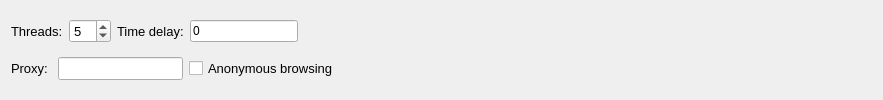
          <widget class="QWidget" name="tab_25">
           <attribute name="title">
            <string>Connection  options</string>
           </attribute>
           <layout class="QGridLayout" name="gridLayout_23">
            <item row="0" column="0">
             <widget class="QLabel" name="label_6">
              <property name="font">
               <font>
                <pointsize>10</pointsize>
                <weight>50</weight>
                <bold>false</bold>
               </font>
              </property>
              <property name="text">
               <string>Threads:</string>
              </property>
             </widget>
            </item>
            <item row="0" column="1">
             <widget class="QSpinBox" name="threadSpin">
              <property name="font">
               <font>
                <pointsize>10</pointsize>
                <weight>50</weight>
                <bold>false</bold>
               </font>
              </property>
              <property name="toolTip">
               <string>&lt;html&gt;&lt;head&gt;&lt;meta name=&quot;qrichtext&quot; content=&quot;1&quot; /&gt;&lt;style type=&quot;text/css&quot;&gt;
p, li { white-space: pre-wrap; }
&lt;/style&gt;&lt;/head&gt;&lt;body style=&quot; font-family:'Lucida Grande'; font-size:13pt; font-weight:400; font-style:normal;&quot;&gt;
&lt;p style=&quot; margin-top:0px; margin-bottom:0px; margin-left:0px; margin-right:0px; -qt-block-indent:0; text-indent:0px;&quot;&gt;&lt;span style=&quot; font-size:10pt;&quot;&gt;This will set how many threads the fuzzer will use in the attack. 15 is a good number , very fast, but 5 is safer.&lt;/span&gt;&lt;/p&gt;&lt;/body&gt;&lt;/html&gt;</string>
              </property>
              <property name="minimum">
               <number>1</number>
              </property>
              <property name="maximum">
               <number>50</number>
              </property>
              <property name="value">
               <number>5</number>
              </property>
             </widget>
            </item>
            <item row="0" column="4">
             <spacer name="horizontalSpacer">
              <property name="orientation">
               <enum>Qt::Horizontal</enum>
              </property>
              <property name="sizeHint" stdset="0">
               <size>
                <width>568</width>
                <height>22</height>
               </size>
              </property>
             </spacer>
            </item>
            <item row="1" column="0" colspan="5">
             <layout class="QHBoxLayout" name="_2">
              <item>
               <widget class="QLabel" name="label_58">
                <property name="font">
                 <font>
                  <pointsize>10</pointsize>
                  <weight>50</weight>
                  <bold>false</bold>
                 </font>
                </property>
                <property name="toolTip">
                 <string>&lt;!DOCTYPE HTML PUBLIC &quot;-//W3C//DTD HTML 4.0//EN&quot; &quot;http://www.w3.org/TR/REC-html40/strict.dtd&quot;&gt;
&lt;html&gt;&lt;head&gt;&lt;meta name=&quot;qrichtext&quot; content=&quot;1&quot; /&gt;&lt;style type=&quot;text/css&quot;&gt;
p, li { white-space: pre-wrap; }
&lt;/style&gt;&lt;/head&gt;&lt;body style=&quot; font-family:'Lucida Grande'; font-size:10pt; font-weight:400; font-style:normal;&quot;&gt;
&lt;p style=&quot; margin-top:0px; margin-bottom:0px; margin-left:0px; margin-right:0px; -qt-block-indent:0; text-indent:0px;&quot;&gt;You can specify a proxy server:  username:password@proxyip:port&lt;/p&gt;
&lt;p style=&quot; margin-top:0px; margin-bottom:0px; margin-left:0px; margin-right:0px; -qt-block-indent:0; text-indent:0px;&quot;&gt;Or multiple proxies like this:username:password@proxyip:port-username:password@otherproxy:port&lt;/p&gt;&lt;/body&gt;&lt;/html&gt;</string>
                </property>
                <property name="text">
                 <string>Proxy: </string>
                </property>
               </widget>
              </item>
              <item>
               <widget class="QLineEdit" name="proxyEdit">
                <property name="sizePolicy">
                 <sizepolicy hsizetype="Minimum" vsizetype="Fixed">
                  <horstretch>0</horstretch>
                  <verstretch>0</verstretch>
                 </sizepolicy>
                </property>
                <property name="font">
                 <font>
                  <pointsize>10</pointsize>
                  <weight>50</weight>
                  <bold>false</bold>
                 </font>
                </property>
                <property name="toolTip">
                 <string>&lt;!DOCTYPE HTML PUBLIC &quot;-//W3C//DTD HTML 4.0//EN&quot; &quot;http://www.w3.org/TR/REC-html40/strict.dtd&quot;&gt;
&lt;html&gt;&lt;head&gt;&lt;meta name=&quot;qrichtext&quot; content=&quot;1&quot; /&gt;&lt;style type=&quot;text/css&quot;&gt;
p, li { white-space: pre-wrap; }
&lt;/style&gt;&lt;/head&gt;&lt;body style=&quot; font-family:'Lucida Grande'; font-size:10pt; font-weight:400; font-style:normal;&quot;&gt;
&lt;p style=&quot; margin-top:0px; margin-bottom:0px; margin-left:0px; margin-right:0px; -qt-block-indent:0; text-indent:0px;&quot;&gt;You can specify a proxy server:  username:password@proxyip:port&lt;/p&gt;
&lt;p style=&quot; margin-top:0px; margin-bottom:0px; margin-left:0px; margin-right:0px; -qt-block-indent:0; text-indent:0px;&quot;&gt;Or multiple proxies like this:username:password@proxyip:port-username:password@otherproxy:port&lt;/p&gt;&lt;/body&gt;&lt;/html&gt;</string>
                </property>
               </widget>
              </item>
              <item>
               <widget class="QCheckBox" name="anonymousCheck">
                <property name="font">
                 <font>
                  <pointsize>10</pointsize>
                  <weight>50</weight>
                  <bold>false</bold>
                 </font>
                </property>
                <property name="toolTip">
                 <string>This option will prevent the Browser view, to load the request. This is useful when you are using a anonymous proxy like tor, and don't want to reveal your real IP.  All request made by the browser view don't use the proxy configuration.</string>
                </property>
                <property name="text">
                 <string>Anonymous browsing</string>
                </property>
               </widget>
              </item>
              <item>
               <spacer name="horizontalSpacer_2">
                <property name="orientation">
                 <enum>Qt::Horizontal</enum>
                </property>
                <property name="sizeHint" stdset="0">
                 <size>
                  <width>40</width>
                  <height>20</height>
                 </size>
                </property>
               </spacer>
              </item>
             </layout>
            </item>
            <item row="0" column="2">
             <widget class="QLabel" name="label_28">
              <property name="font">
               <font>
                <pointsize>10</pointsize>
               </font>
              </property>
              <property name="toolTip">
               <string>&lt;!DOCTYPE HTML PUBLIC &quot;-//W3C//DTD HTML 4.0//EN&quot; &quot;http://www.w3.org/TR/REC-html40/strict.dtd&quot;&gt;
&lt;html&gt;&lt;head&gt;&lt;meta name=&quot;qrichtext&quot; content=&quot;1&quot; /&gt;&lt;style type=&quot;text/css&quot;&gt;
p, li { white-space: pre-wrap; }
&lt;/style&gt;&lt;/head&gt;&lt;body style=&quot; font-family:'Lucida Grande'; font-size:10pt; font-weight:400; font-style:normal;&quot;&gt;
&lt;p style=&quot; margin-top:0px; margin-bottom:0px; margin-left:0px; margin-right:0px; -qt-block-indent:0; text-indent:0px;&quot;&gt;This will be the time delay between request, by default we use no delay (&amp;quot;0&amp;quot;)&lt;/p&gt;&lt;/body&gt;&lt;/html&gt;</string>
              </property>
              <property name="text">
               <string>Time delay:</string>
              </property>
             </widget>
            </item>
            <item row="0" column="3">
             <widget class="QLineEdit" name="sleeperEdit">
              <property name="text">
               <string>0</string>
              </property>
             </widget>
            </item>
           </layout>
          </widget>
